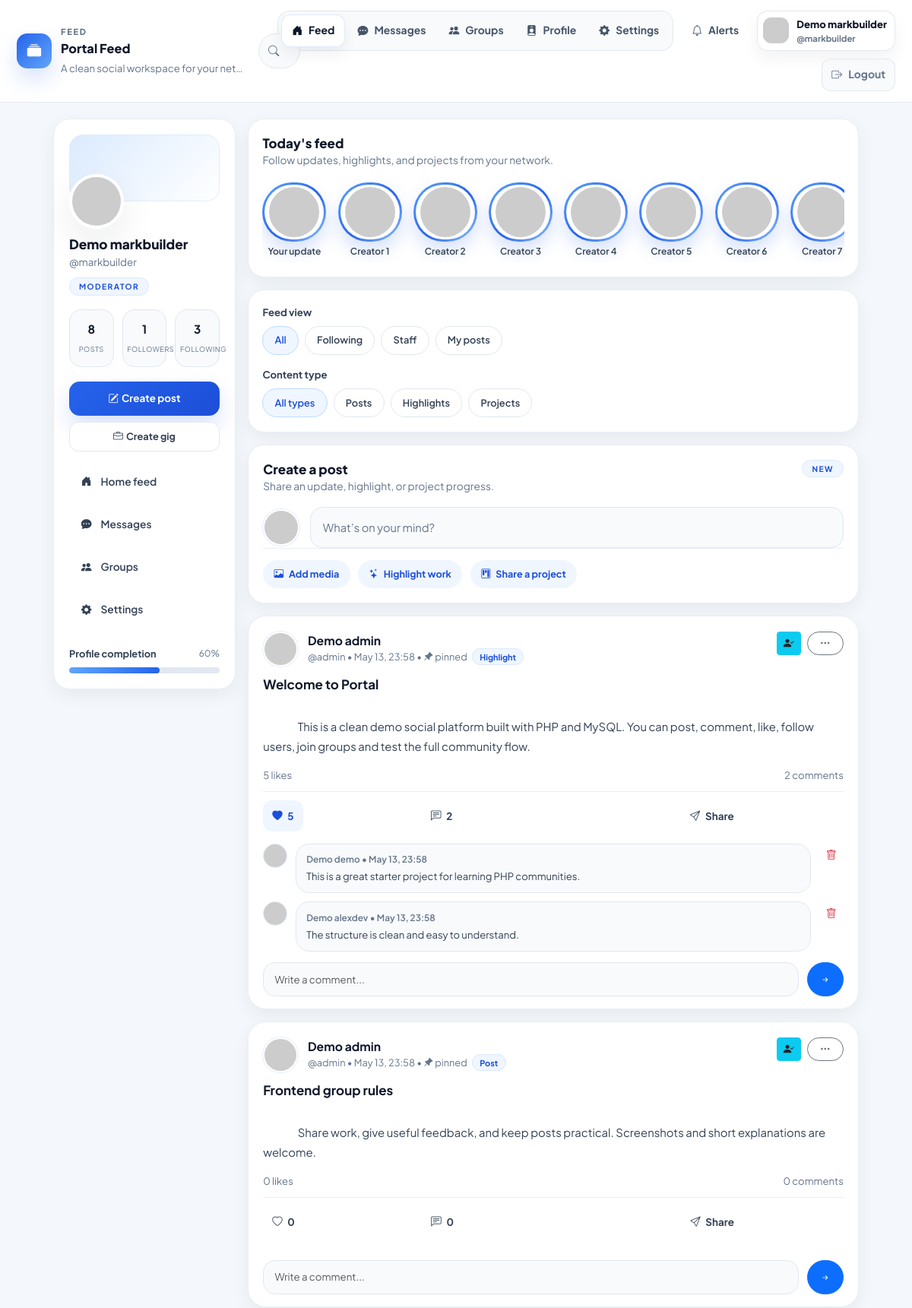
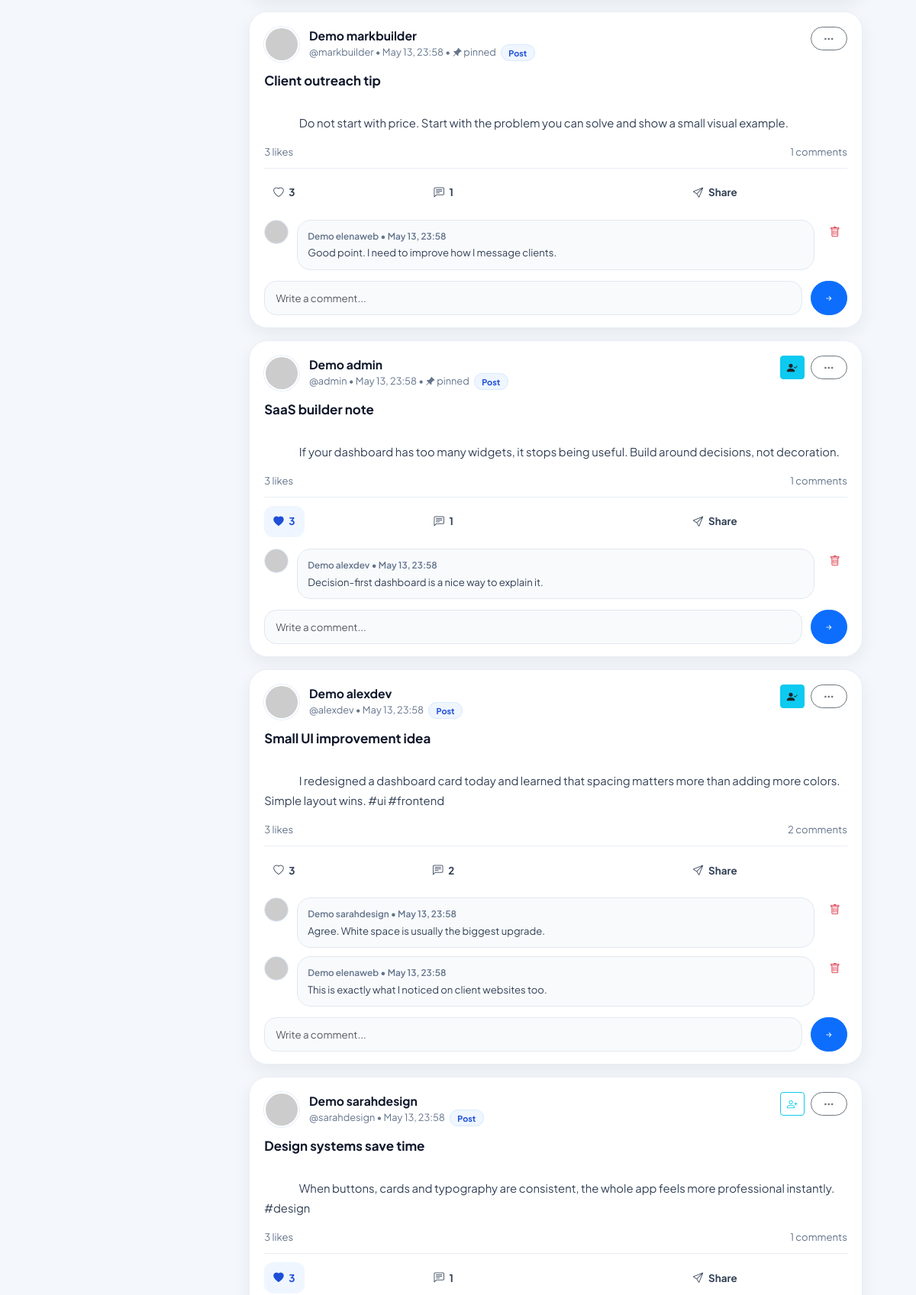
The app's page /dashboard.php (signed in, upper part) with its own data (2 pictures, top to bottom).
### tables this page shows
CREATE TABLE IF NOT EXISTS `posts` (
  `id` int unsigned NOT NULL AUTO_INCREMENT,
  `user_id` int unsigned NOT NULL,
  `group_id` int unsigned DEFAULT NULL,
  `title` varchar(255) DEFAULT NULL,
  `body` mediumtext NOT NULL,
  `category` enum('post','highlight','project') NOT NULL DEFAULT 'post',
  `is_pinned` tinyint(1) NOT NULL DEFAULT '0',
  `created_at` datetime NOT NULL DEFAULT CURRENT_TIMESTAMP,
  `updated_at` datetime NOT NULL DEFAULT CURRENT_TIMESTAMP ON UPDATE CURRENT_TIMESTAMP,
  PRIMARY KEY (`id`),
  KEY `idx_posts_user` (`user_id`),
  KEY `idx_posts_group` (`group_id`),
  KEY `idx_posts_category` (`category`),
  KEY `idx_posts_pinned_created` (`is_pinned`,`created_at`),
  CONSTRAINT `fk_posts_group` FOREIGN KEY (`group_id`) REFERENCES `groups` (`id`) ON DELETE CASCADE,
  CONSTRAINT `fk_posts_user` FOREIGN KEY (`user_id`) REFERENCES `users` (`id`) ON DELETE CASCADE
);

CREATE TABLE IF NOT EXISTS `users` (
  `id` int unsigned NOT NULL AUTO_INCREMENT,
  `username` varchar(50) NOT NULL,
  `email` varchar(190) NOT NULL,
  `password_hash` varchar(255) NOT NULL,
  `full_name` varchar(120) NOT NULL,
  `role` enum('owner','admin','moderator','member') NOT NULL DEFAULT 'member',
  `avatar` varchar(255) DEFAULT NULL,
  `bio` text,
  `skills` varchar(255) DEFAULT NULL,
  `country` varchar(100) DEFAULT NULL,
  `timezone` varchar(100) DEFAULT NULL,
  `link_tiktok` varchar(255) DEFAULT NULL,
  `link_instagram` varchar(255) DEFAULT NULL,
  `link_x` varchar(255) DEFAULT NULL,
  `link_portfolio` varchar(255) DEFAULT NULL,
  `is_premium` tinyint(1) NOT NULL DEFAULT '0',
  `last_login_at` datetime DEFAULT NULL,
  `last_login_ip` varchar(45) DEFAULT NULL,
  `created_at` datetime NOT NULL DEFAULT CURRENT_TIMESTAMP,
  `updated_at` datetime NOT NULL DEFAULT CURRENT_TIMESTAMP ON UPDATE CURRENT_TIMESTAMP,
  PRIMARY KEY (`id`),
  UNIQUE KEY `uniq_users_username` (`username`),
  UNIQUE KEY `uniq_users_email` (`email`),
  KEY `idx_users_role` (`role`)
);

CREATE TABLE IF NOT EXISTS `comments` (
  `id` int unsigned NOT NULL AUTO_INCREMENT,
  `post_id` int unsigned NOT NULL,
  `user_id` int unsigned NOT NULL,
  `body` text NOT NULL,
  `created_at` datetime NOT NULL DEFAULT CURRENT_TIMESTAMP,
  PRIMARY KEY (`id`),
  KEY `idx_comments_post_created` (`post_id`,`created_at`),
  KEY `idx_comments_user` (`user_id`),
  CONSTRAINT `fk_comments_post` FOREIGN KEY (`post_id`) REFERENCES `posts` (`id`) ON DELETE CASCADE,
  CONSTRAINT `fk_comments_user` FOREIGN KEY (`user_id`) REFERENCES `users` (`id`) ON DELETE CASCADE
);

### dashboard.php (the view, shortened to what the rows shown need)
<?php
require __DIR__ . '/db.php';
$userId   = $_SESSION['user_id'] ?? 0;
$role     = $_SESSION['role'] ?? 'member';
$isStaff        = in_array($role, ['owner','admin','moderator'], true);
$whereParts=[];
$params=[];
$whereSQL = $whereParts ? 'WHERE '.implode(' AND ',$whereParts) : '';
$postSql = "
  SELECT p.id,p.title,p.body,p.is_pinned,p.user_id,p.created_at,p.category,
         u.username,u.full_name,u.avatar,u.role AS user_role,
         COALESCE(lc.like_count,0) AS like_count
  FROM posts p
  JOIN users u ON u.id=p.user_id
  LEFT JOIN (
    SELECT post_id,COUNT(*) AS like_count
    FROM post_likes GROUP BY post_id
  ) lc ON lc.post_id=p.id
  $whereSQL
  ORDER BY p.is_pinned DESC, p.created_at DESC
";
$stmt=$pdo->prepare($postSql);
$stmt->execute($params);
$posts=$stmt->fetchAll();
$postIds = array_column($posts,'id');
$inList  = $postIds ? implode(',',array_map('intval',$postIds)) : '0';
$commentsByPost=[];
if ($postIds) {
  $cStmt=$pdo->query("
    SELECT c.*,u.username,u.full_name,u.avatar
    FROM comments c
    JOIN users u ON u.id=c.user_id
    WHERE c.post_id IN ($inList)
    ORDER BY c.created_at ASC
  ");
  foreach($cStmt as $c){
    $commentsByPost[$c['post_id']][]=$c;
  }
}
$likedPosts=[];
if ($postIds) {
  $likeStmt=$pdo->prepare("
    SELECT post_id FROM post_likes
    WHERE user_id=:uid AND post_id IN ($inList)
  ");
  $likeStmt->execute([':uid'=>$userId]);
  foreach($likeStmt as $lp){
    $likedPosts[(int)$lp['post_id']]=true;
  }
}
$followingMap=[];
$fs=$pdo->prepare("SELECT following_id FROM follows WHERE follower_id=:me");
$fs->execute([':me'=>$userId]);
foreach($fs as $f){
  $followingMap[(int)$f['following_id']]=true;
}
?>
<?php
require_once __DIR__ . '/includes/app_shell.php';
?>
<!DOCTYPE html>
<html lang="en">
<head>
<link href="https://cdn.jsdelivr.net/npm/bootstrap@5.3.3/dist/css/bootstrap.min.css" rel="stylesheet">
<link href="https://cdn.jsdelivr.net/npm/bootstrap-icons@1.11.3/font/bootstrap-icons.css" rel="stylesheet">
<link rel="stylesheet" href="assets/app-shell.css">
</head>
<div class=\
  <main class="layout-grid">
    <section class="center-column">
      <div id="tab-feed" class="mobile-tab active">
        <div id="feedArea">
        <?php if (empty($posts)): ?>
          <div class="card-glass text-center">
            <p class="text-muted m-0">No posts yet. Be the first to share something.</p>
          </div>
        <?php else: ?>
          <?php foreach($posts as $post): ?>
            <?php
              $postId       = (int)$post['id'];
              $authorName   = $post['full_name'] ?: $post['username'];
              $authorAvatar = $post['avatar'] ?: 'https://ui-avatars.com/api/?name='.urlencode($authorName).'&background=ffffff&color=0f172a&rounded=true';
              $isOwnerPost  = ($post['user_id']==$userId);
              $postComments = $commentsByPost[$postId] ?? [];
              $likeCount    = (int)$post['like_count'];
              $userLiked    = isset($likedPosts[$postId]);
              $authorFollowed = isset($followingMap[(int)$post['user_id']]);
            ?>
            <article class="post-card" id="post-<?= $postId ?>">
              <div class="post-header">
                <div class="post-author-row">
                  <a href="user_profile.php?user_id=<?= (int)$post['user_id'] ?>" class="text-decoration-none">
                    <img src="<?= htmlspecialchars($authorAvatar) ?>" alt=""
                         class="post-author-avatar">
                  </a>
                  <div>
                    <a href="user_profile.php?user_id=<?= (int)$post['user_id'] ?>"
                       class="text-decoration-none post-author-name">
                      <?= htmlspecialchars($authorName) ?>
                    </a>
                    <div class="post-header-meta">
                      <span>@<?= htmlspecialchars($post['username']) ?></span>
                      <span>• <?= date('M j, H:i', strtotime($post['created_at'])) ?></span>
                      <?php if ($post['is_pinned']): ?>
                        <span>• <i class="bi bi-pin-angle-fill"></i> pinned</span>
                      <?php endif; ?>
                      <span class="post-badge ms-1"><?= ucfirst($post['category'] ?? 'post') ?></span>
                    </div>
                  </div>
                </div>
                <div class="d-flex align-items-start gap-2">
                  <?php if (!$isOwnerPost): ?>
                    <button
                      class="btn btn-sm <?= $authorFollowed?'btn-info text-dark':'btn-outline-info' ?> follow-toggle"
                      data-user-id="<?= (int)$post['user_id'] ?>"
                      data-following="<?= $authorFollowed?'1':'0' ?>">
                      <i class="bi <?= $authorFollowed?'bi-person-check-fill':'bi-person-plus' ?>"></i>
                    </button>
                  <?php endif; ?>
                  <div class="dropdown">
                    <button class="btn btn-sm btn-outline-secondary rounded-pill px-3" data-bs-toggle="dropdown">
                      <i class="bi bi-three-dots"></i>
                    </button>
                  </div>
                </div>
              </div>
              <div class="mt-1">
                <?php if (!empty($post['title'])): ?>
                  <div class="post-title mb-1"><?= htmlspecialchars($post['title']) ?></div>
                <?php endif; ?>
                <div class="post-body-text">
                  <?= nl2br(htmlspecialchars($post['body'])) ?>
                </div>
              </div>
              <div class="post-stats">
                <span><?= $likeCount ?> likes</span>
                <span><?= count($postComments) ?> comments</span>
              </div>
              <div class="post-actions">
                <form action="post_like_toggle.php" method="POST">
                  <button class="post-action-btn <?= $userLiked?'liked':'' ?>" type="submit">
                    <i class="bi <?= $userLiked?'bi-heart-fill':'bi-heart' ?>"></i>
                    <span><?= $likeCount ?></span>
                  </button>
                </form>
                <button class="post-action-btn" type="button">
                  <i class="bi bi-chat-left-text"></i><span><?= count($postComments) ?></span>
                </button>
                <button class="post-action-btn share-btn" type="button" data-post-id="<?= $postId ?>">
                  <i class="bi bi-send"></i><span>Share</span>
                </button>
              </div>
              <div class="comments-stack">
                <?php foreach($postComments as $c): ?>
                  <?php
                    $cName=$c['full_name'] ?: $c['username'];
                    $cAv  =$c['avatar'] ?: 'https://ui-avatars.com/api/?name='.urlencode($cName).'&background=ffffff&color=0f172a&rounded=true';
                    $canDeleteComment = ($c['user_id']==$userId) || $isStaff;
                  ?>
                  <div class="comment-row">
                    <img src="<?= htmlspecialchars($cAv) ?>" alt=""
                         class="comment-avatar">
                    <div class="comment-bubble">
                      <div class="comment-meta">
                        <?= htmlspecialchars($cName) ?> • <?= date('M j, H:i', strtotime($c['created_at'])) ?>
                      </div>
                      <div><?= nl2br(htmlspecialchars($c['body'])) ?></div>
                    </div>
                    <?php if ($canDeleteComment): ?>
                      <form action="comment_delete.php" method="POST"
                            onsubmit="return confirm('Delete this comment?');">
                        <button class="btn btn-sm text-danger" type="submit"><i class="bi bi-trash"></i></button>
                      </form>
                    <?php endif; ?>
                  </div>
                <?php endforeach; ?>
              </div>
              <form action="comment_add.php" method="POST" class="mt-2">
                <div class="comment-form-row">
                  <textarea name="body" rows="1" class="form-control comment-form"
                            placeholder="Write a comment..." required></textarea>
                  <button type="submit" class="btn btn-primary btn-sm rounded-pill px-3">
                    <i class="bi bi-arrow-right-short"></i>
                  </button>
                </div>
              </form>
            </article>
          <?php endforeach; ?>
        <?php endif; ?>
        </div>
      </div>
    </section>
  </main>
</div>
</body>
</html>

### records on screen
posts: user.full_name "Demo admin", user.username "admin", created_at "May 13, 23:58", is_pinned 1 (drawn), category "Highlight", title "Welcome to Portal", body "This is a clean demo social platform built with PHP and MySQL. You can post, comment, like, follow users, join groups and test the full community flow.", likeCount "5", id "2"
comments: user.full_name "Demo demo", created_at "May 13, 23:58", body "This is a great starter project for learning PHP communities."
comments: user.full_name "Demo alexdev", created_at "May 13, 23:58", body "The structure is clean and easy to understand."
posts: user.full_name "Demo admin", user.username "admin", created_at "May 13, 23:58", is_pinned 1 (drawn), category "Post", title "Frontend group rules", body "Share work, give useful feedback, and keep posts practical. Screenshots and short explanations are welcome.", likeCount "0", id "0"
posts: user.full_name "Demo markbuilder", user.username "markbuilder", created_at "May 13, 23:58", is_pinned 1 (drawn), category "Post", title "Client outreach tip", body "Do not start with price. Start with the problem you can solve and show a small visual example.", likeCount "3", id "1"
comments: user.full_name "Demo elenaweb", created_at "May 13, 23:58", body "Good point. I need to improve how I message clients."
posts: user.full_name "Demo admin", user.username "admin", created_at "May 13, 23:58", is_pinned 1 (drawn), category "Post", title "SaaS builder note", body "If your dashboard has too many widgets, it stops being useful. Build around decisions, not decoration.", likeCount "3", id "1"
comments: user.full_name "Demo alexdev", created_at "May 13, 23:58", body "Decision-first dashboard is a nice way to explain it."
posts: user.full_name "Demo alexdev", user.username "alexdev", created_at "May 13, 23:58", category "Post", title "Small UI improvement idea", body "I redesigned a dashboard card today and learned that spacing matters more than adding more colors. Simple layout wins. #ui #frontend", likeCount "3", id "2"
comments: user.full_name "Demo sarahdesign", created_at "May 13, 23:58", body "Agree. White space is usually the biggest upgrade."
comments: user.full_name "Demo elenaweb", created_at "May 13, 23:58", body "This is exactly what I noticed on client websites too."
posts: user.full_name "Demo sarahdesign", user.username "sarahdesign", created_at "May 13, 23:58", category "Post", title "Design systems save time", body "When buttons, cards and typography are consistent, the whole app feels more professional instantly. #design", likeCount "3", id "1"

### other values on screen
$contextLabel "FEED"
$contextTitle "Portal Feed"
$contextSubtitle "A clean social workspace for your net…"
$item['label'] "Feed"
$item['label'] "Messages"
$item['label'] "Groups"
$item['label'] "Profile"
$item['label'] "Settings"
$fullName "Demo markbuilder"
$username "markbuilder"
$role "MODERATOR"
count($posts) "8"
$followersCount "1"
$followingCount "3"
$label "All"
